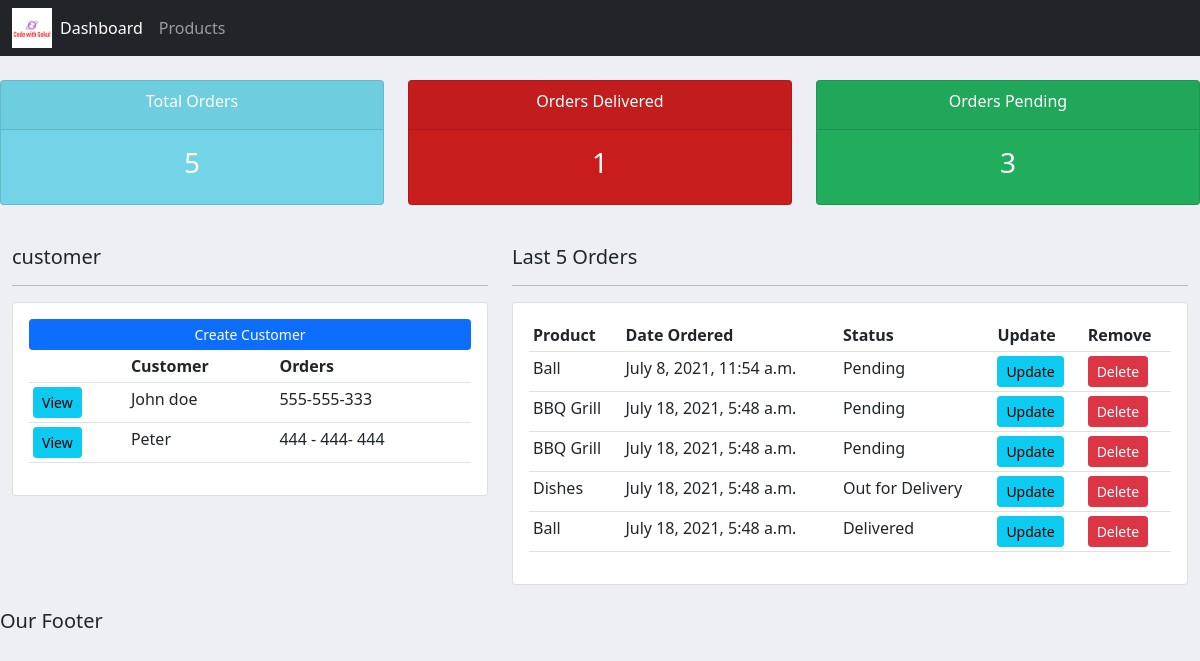
The page / on the database its author committed.
### accounts/models.py (models this page shows, shortened)
class Customer(models.Model):
    name = models.CharField(max_length=200, null=True)
    phone = models.CharField(max_length=200, null=True)
    email = models.CharField(max_length=200, null=True)
    date_created = models.DateTimeField(auto_now_add=True, null=True)

class Order(models.Model):
    STATUS = [
        ('Pending', 'Pending'),
        ('Out for Delivery', 'Out for Delivery'),
        ('Delivered', 'Delivered'),
    ]
    customer = models.ForeignKey(
        Customer, null=True, on_delete=models.SET_NULL)
    product = models.ForeignKey(Product, null=True, on_delete=models.SET_NULL)
    date_created = models.DateTimeField(auto_now_add=True, null=True)
    status = models.CharField(max_length=200, null=True, choices=STATUS)
    note = models.CharField(max_length=1000, null=True)

class Product(models.Model):
    CATEGORY = [
        ('Indoor', 'Indoor'),
        ('Outdoor', 'Outdoor')
    ]
    name = models.CharField(max_length=200, null=True)
    price = models.FloatField(null=True)
    category = models.CharField(max_length=200, null=True, choices=CATEGORY)
    description = models.CharField(max_length=200, null=True)
    date_created = models.DateTimeField(auto_now_add=True, null=True)
    Tag = models.ManyToManyField(Tag)
    def __str__(self):
        return self.name

### accounts/views.py (the view)
# urls.py: path('', views.home, name="home"),
def home(request):
    orders = Order.objects.all()
    customers = Customer.objects.all()
    total_customers = customers.count()
    total_orders = orders.count()
    delivered = orders.filter(status='Delivered').count()
    pending = orders.filter(status='Pending').count()
    context = {
        'orders': orders,
        'customers': customers,
        'total_customers': total_customers,
        'total_orders': total_orders,
        'delivered': delivered,
        'pending': pending,
    }
    return render(request, 'accounts/dashboard.html', context)

### accounts/templates/accounts/dashboard.html
{% extends 'accounts/main.html' %}
{% block content %}
{% include 'accounts/status.html' %}
<br>
<div class="container-fluid">
<div class="row">
    <div class="col-md-5">
        <h5>customer</h5>
        <hr>
        <div class="card card-body">
            <a class="btn btn-primary btn-sm btn-block" href="#">Create Customer</a>
            <table class="table table-sm">
                <tr>
                    <th></th>
                    <th>Customer</th>
                    <th>Orders</th>
                </tr>
                {% for customer in customers %}
                    <tr>
                        <td><a class="btn btn-sm btn-info" href="{% url 'customer' customer.id %}">View</a></td>
                        <td>{{customer.name}}</td>
                        <td>{{customer.phone}}</td>
                    </tr>
                {% endfor %}
            </table>
        </div>
    </div>
    <div class="col-md-7">
        <h5>Last 5 Orders</h5>
        <hr>
        <div class="card card-body">
            <table class="table table-sm">
                <tr>
                    <th>Product</th>
                    <th>Date Ordered</th>
                    <th>Status</th>
                    <th>Update</th>
                    <th>Remove</th>
                </tr>
                {% for order in orders %}
                    <tr>
                        <td>{{order.product}}</td>
                        <td>{{order.date_created}}</td>
                        <td>{{order.status}}</td>
                        <td><a class="btn btn-sm btn-info" href="{% url 'update_order' order.id %}">Update</a></td>
                        <td><a class="btn btn-sm btn-danger" href="{% url 'delete_order' order.id %}">Delete</a></td>
                    </tr>
                {% endfor %}
            </table>
        </div>
    </div>
</div>
</div>
{% endblock content %}

### static/css/main.css (style rules this page uses)
body { background-color: #edeff5; }

### rows shown on the page
Customer: name "John doe", phone "555-555-333"
Customer: name "Peter", phone "444 - 444- 444"
Order: product "Ball", date_created "July 8, 2021, 11:54 a.m.", status "Pending"
Order: product "BBQ Grill", date_created "July 18, 2021, 5:48 a.m.", status "Pending"
Order: product "BBQ Grill", date_created "July 18, 2021, 5:48 a.m.", status "Pending"
Order: product "Dishes", date_created "July 18, 2021, 5:48 a.m.", status "Out for Delivery"
Order: product "Ball", date_created "July 18, 2021, 5:48 a.m.", status "Delivered"

### other values the page prints
{{ total_orders }} "5"
{{ delivered }} "1"
{{ pending }} "3"
